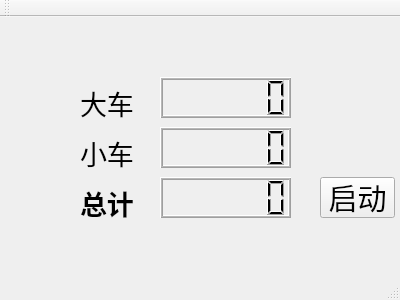
<?xml version="1.0" encoding="UTF-8"?>
<ui version="4.0">
 <class>MainWindow</class>
 <widget class="QMainWindow" name="MainWindow">
  <property name="geometry">
   <rect>
    <x>0</x>
    <y>0</y>
    <width>400</width>
    <height>300</height>
   </rect>
  </property>
  <property name="windowTitle">
   <string>MainWindow</string>
  </property>
  <widget class="QWidget" name="centralWidget">
   <widget class="QPushButton" name="Button">
    <property name="geometry">
     <rect>
      <x>320</x>
      <y>160</y>
      <width>75</width>
      <height>41</height>
     </rect>
    </property>
    <property name="font">
     <font>
      <family>黑体</family>
      <pointsize>22</pointsize>
     </font>
    </property>
    <property name="text">
     <string>启动</string>
    </property>
   </widget>
   <widget class="QLabel" name="BigCar">
    <property name="geometry">
     <rect>
      <x>80</x>
      <y>70</y>
      <width>61</width>
      <height>31</height>
     </rect>
    </property>
    <property name="font">
     <font>
      <family>黑体</family>
      <pointsize>20</pointsize>
     </font>
    </property>
    <property name="text">
     <string>大车</string>
    </property>
   </widget>
   <widget class="QLabel" name="SmartCar">
    <property name="geometry">
     <rect>
      <x>80</x>
      <y>120</y>
      <width>61</width>
      <height>31</height>
     </rect>
    </property>
    <property name="font">
     <font>
      <family>黑体</family>
      <pointsize>20</pointsize>
     </font>
    </property>
    <property name="text">
     <string>小车</string>
    </property>
   </widget>
   <widget class="QLCDNumber" name="BigCarCount">
    <property name="geometry">
     <rect>
      <x>160</x>
      <y>60</y>
      <width>131</width>
      <height>41</height>
     </rect>
    </property>
    <property name="font">
     <font>
      <family>Simplified Arabic</family>
      <pointsize>20</pointsize>
     </font>
    </property>
    <property name="lineWidth">
     <number>1</number>
    </property>
    <property name="midLineWidth">
     <number>1</number>
    </property>
    <property name="numDigits">
     <number>6</number>
    </property>
   </widget>
   <widget class="QLCDNumber" name="SmartCarCount">
    <property name="geometry">
     <rect>
      <x>160</x>
      <y>110</y>
      <width>131</width>
      <height>41</height>
     </rect>
    </property>
    <property name="font">
     <font>
      <family>Simplified Arabic</family>
      <pointsize>20</pointsize>
     </font>
    </property>
    <property name="lineWidth">
     <number>1</number>
    </property>
    <property name="midLineWidth">
     <number>1</number>
    </property>
    <property name="numDigits">
     <number>6</number>
    </property>
   </widget>
   <widget class="QLabel" name="sum">
    <property name="geometry">
     <rect>
      <x>80</x>
      <y>170</y>
      <width>61</width>
      <height>31</height>
     </rect>
    </property>
    <property name="font">
     <font>
      <family>黑体</family>
      <pointsize>20</pointsize>
      <weight>75</weight>
      <bold>true</bold>
     </font>
    </property>
    <property name="text">
     <string>总计</string>
    </property>
   </widget>
   <widget class="QLabel" name="DateAndTime">
    <property name="geometry">
     <rect>
      <x>10</x>
      <y>230</y>
      <width>391</width>
      <height>31</height>
     </rect>
    </property>
    <property name="font">
     <font>
      <family>黑体</family>
      <pointsize>12</pointsize>
     </font>
    </property>
    <property name="text">
     <string/>
    </property>
   </widget>
   <widget class="QLCDNumber" name="sumCount">
    <property name="geometry">
     <rect>
      <x>160</x>
      <y>160</y>
      <width>131</width>
      <height>41</height>
     </rect>
    </property>
    <property name="font">
     <font>
      <family>Simplified Arabic</family>
      <pointsize>20</pointsize>
     </font>
    </property>
    <property name="lineWidth">
     <number>1</number>
    </property>
    <property name="midLineWidth">
     <number>1</number>
    </property>
    <property name="numDigits">
     <number>6</number>
    </property>
   </widget>
  </widget>
  <widget class="QMenuBar" name="menuBar">
   <property name="geometry">
    <rect>
     <x>0</x>
     <y>0</y>
     <width>400</width>
     <height>23</height>
    </rect>
   </property>
  </widget>
  <widget class="QToolBar" name="mainToolBar">
   <attribute name="toolBarArea">
    <enum>TopToolBarArea</enum>
   </attribute>
   <attribute name="toolBarBreak">
    <bool>false</bool>
   </attribute>
  </widget>
  <widget class="QStatusBar" name="statusBar"/>
 </widget>
 <layoutdefault spacing="6" margin="11"/>
 <resources/>
 <connections/>
</ui>
